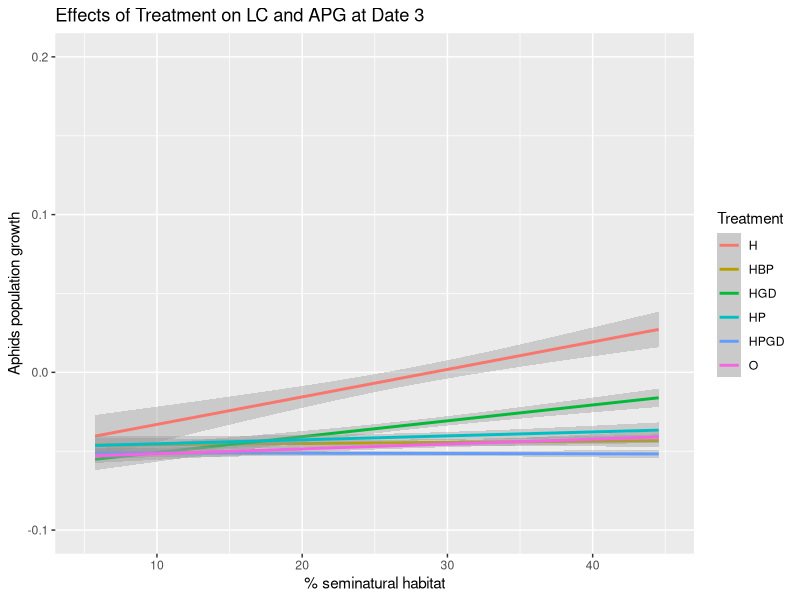

R code for this plot:
#Date3_population growth and seminatural habitat
#import data file
library(readr)
Data1 <- read.table("Project data.csv", header = TRUE, dec = ",", sep =";")

###dataframe for sampling date3
DATE3 <- Data1[Data1$Date == "3", ]

#calculate the aphids population growth at date3
logNaphids_D3 <- log(DATE3$aphid_live + 1) - log(DATE3$aphidsinoculated_init + 1) 
APG_D3 <- logNaphids_D3/30

#dataframe for seminatural habitat and aphids population growth at date1 
DATE3APG <- data.frame(DATE3, APG_D3)

####line graph (Figure 1B at date3)
#barplot for % Seminatural habitat and APhid population growth
library(ggplot2)
D3 <- ggplot(DATE3APG, aes(x = Pt.seminatural, y = APG_D3, color = Treatment))
D3 <- D3 + labs(x= "% seminatural habitat", y="Aphids population growth", title = "Effects of Treatment on LC and APG at Date 3")
#if scatter plot is needed
#D3 <- D3 + geom_point()
D3 <- D3 + geom_smooth(method = "lm")
D3 <- D3 +xlim(5,45) +ylim(-0.1 , 0.2)
print(D3)
